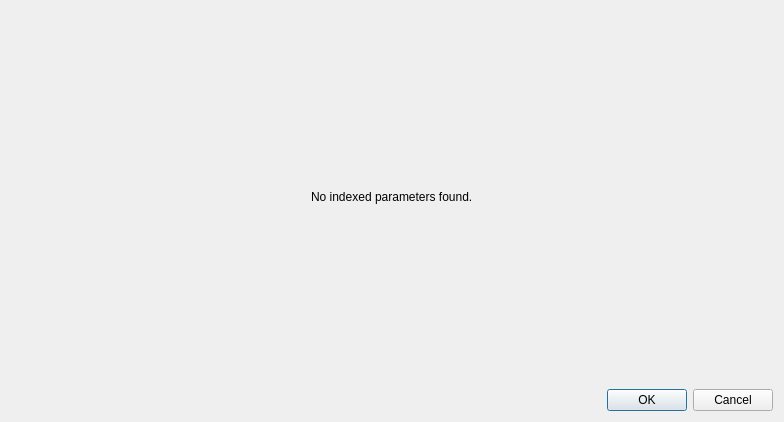
<?xml version="1.0" encoding="UTF-8"?>
<!--
######################################################################################################################
# Copyright (C) 2017-2020 Spine project consortium
# This file is part of Spine Items.
# Spine Items is free software: you can redistribute it and\/or modify it under the terms of the GNU Lesser General
# Public License as published by the Free Software Foundation, either version 3 of the License, or (at your option)
# any later version. This program is distributed in the hope that it will be useful, but WITHOUT ANY WARRANTY;
# without even the implied warranty of MERCHANTABILITY or FITNESS FOR A PARTICULAR PURPOSE. See the GNU Lesser General
# Public License for more details. You should have received a copy of the GNU Lesser General Public License along with
# this program. If not, see <http:\/\/www.gnu.org\/licenses\/>.
######################################################################################################################
-->
<ui version="4.0">
 <class>Form</class>
 <widget class="QWidget" name="Form">
  <property name="windowModality">
   <enum>Qt::WindowModal</enum>
  </property>
  <property name="geometry">
   <rect>
    <x>0</x>
    <y>0</y>
    <width>784</width>
    <height>422</height>
   </rect>
  </property>
  <property name="windowTitle">
   <string>Gdx Parameter Indexing Settings</string>
  </property>
  <layout class="QVBoxLayout" name="verticalLayout_2">
   <item>
    <widget class="QStackedWidget" name="widget_stack">
     <property name="currentIndex">
      <number>1</number>
     </property>
     <widget class="QWidget" name="settings_page">
      <layout class="QHBoxLayout" name="horizontalLayout_2">
       <item>
        <widget class="QSplitter" name="splitter">
         <property name="orientation">
          <enum>Qt::Horizontal</enum>
         </property>
         <widget class="QScrollArea" name="settings_area">
          <property name="widgetResizable">
           <bool>true</bool>
          </property>
          <widget class="QWidget" name="settings_area_contents">
           <property name="geometry">
            <rect>
             <x>0</x>
             <y>0</y>
             <width>69</width>
             <height>355</height>
            </rect>
           </property>
           <layout class="QVBoxLayout" name="verticalLayout_3">
            <item>
             <layout class="QVBoxLayout" name="settings_area_layout"/>
            </item>
           </layout>
          </widget>
         </widget>
         <widget class="QGroupBox" name="additiona_indexing_box">
          <property name="title">
           <string>Additional indexing domains</string>
          </property>
          <layout class="QVBoxLayout" name="verticalLayout_5">
           <item>
            <layout class="QVBoxLayout" name="verticalLayout">
             <item>
              <layout class="QHBoxLayout" name="horizontalLayout_3">
               <item>
                <widget class="QPushButton" name="add_domain_button">
                 <property name="text">
                  <string>Add</string>
                 </property>
                </widget>
               </item>
               <item>
                <widget class="QPushButton" name="remove_domain_button">
                 <property name="text">
                  <string>Remove</string>
                 </property>
                </widget>
               </item>
               <item>
                <spacer name="horizontalSpacer_3">
                 <property name="orientation">
                  <enum>Qt::Horizontal</enum>
                 </property>
                 <property name="sizeHint" stdset="0">
                  <size>
                   <width>40</width>
                   <height>20</height>
                  </size>
                 </property>
                </spacer>
               </item>
              </layout>
             </item>
             <item>
              <widget class="QListView" name="additional_domains_list_view">
               <property name="selectionMode">
                <enum>QAbstractItemView::ExtendedSelection</enum>
               </property>
              </widget>
             </item>
            </layout>
           </item>
           <item>
            <layout class="QFormLayout" name="formLayout">
             <item row="0" column="0">
              <widget class="QLabel" name="label_2">
               <property name="text">
                <string>Description:</string>
               </property>
              </widget>
             </item>
             <item row="0" column="1">
              <widget class="QLineEdit" name="description_edit"/>
             </item>
             <item row="1" column="0">
              <widget class="QRadioButton" name="use_expression_radio_button">
               <property name="text">
                <string>Expression:</string>
               </property>
              </widget>
             </item>
             <item row="1" column="1">
              <widget class="QLineEdit" name="expression_edit"/>
             </item>
             <item row="3" column="0">
              <widget class="QRadioButton" name="extract_from_radio_button">
               <property name="text">
                <string>Extract from:</string>
               </property>
              </widget>
             </item>
             <item row="3" column="1">
              <widget class="QComboBox" name="extract_from_combo_box"/>
             </item>
             <item row="2" column="0">
              <widget class="QLabel" name="label_3">
               <property name="text">
                <string>Length:</string>
               </property>
              </widget>
             </item>
             <item row="2" column="1">
              <widget class="QSpinBox" name="length_spin_box"/>
             </item>
            </layout>
           </item>
          </layout>
         </widget>
        </widget>
       </item>
      </layout>
     </widget>
     <widget class="QWidget" name="empty_message_page">
      <layout class="QVBoxLayout" name="verticalLayout_4">
       <item>
        <layout class="QHBoxLayout" name="horizontalLayout">
         <item>
          <spacer name="horizontalSpacer">
           <property name="orientation">
            <enum>Qt::Horizontal</enum>
           </property>
           <property name="sizeHint" stdset="0">
            <size>
             <width>40</width>
             <height>20</height>
            </size>
           </property>
          </spacer>
         </item>
         <item>
          <widget class="QLabel" name="label">
           <property name="text">
            <string>No indexed parameters found.</string>
           </property>
          </widget>
         </item>
         <item>
          <spacer name="horizontalSpacer_2">
           <property name="orientation">
            <enum>Qt::Horizontal</enum>
           </property>
           <property name="sizeHint" stdset="0">
            <size>
             <width>40</width>
             <height>20</height>
            </size>
           </property>
          </spacer>
         </item>
        </layout>
       </item>
      </layout>
     </widget>
    </widget>
   </item>
   <item>
    <widget class="QDialogButtonBox" name="button_box">
     <property name="standardButtons">
      <set>QDialogButtonBox::Cancel|QDialogButtonBox::Ok</set>
     </property>
    </widget>
   </item>
  </layout>
 </widget>
 <resources/>
 <connections/>
</ui>
